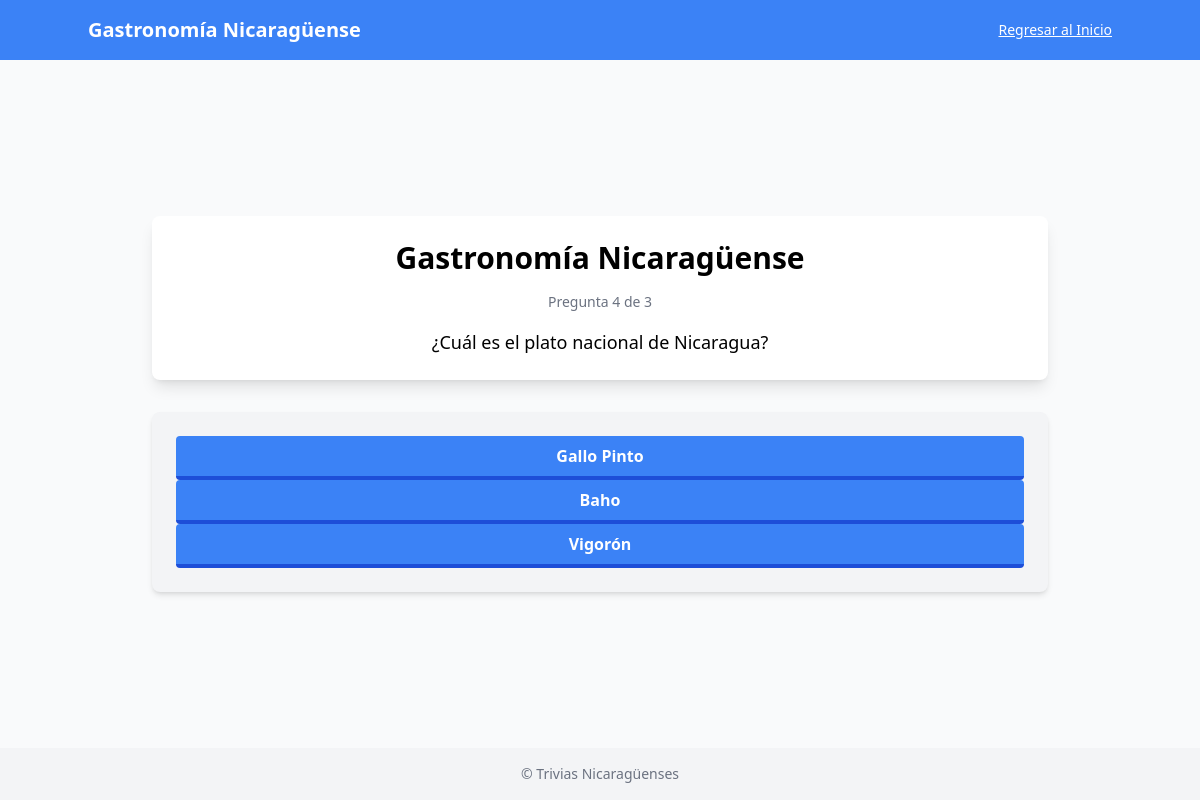
/trivia/3 (signed in), run on the app's committed database.
### tables this page shows
CREATE TABLE trivias (
  trivia_id integer,
  user_id integer,
  category_id integer,
  title text,
  image text,
  points integer,
  FOREIGN KEY (user_id) REFERENCES users(id),
  FOREIGN KEY (category_id) REFERENCES categories(category_id),
  PRIMARY KEY (trivia_id)
);

CREATE TABLE questions (
  question_id integer,
  trivia_id integer,
  question_text text,
  FOREIGN KEY (trivia_id) REFERENCES trivias(trivia_id),
  PRIMARY KEY (question_id)
);

CREATE TABLE responses (
  response_id integer,
  trivia_id integer,
  question_id integer,
  response_text text,
  correct boolean,
  FOREIGN KEY (trivia_id) REFERENCES trivias(trivia_id),
  FOREIGN KEY (question_id) REFERENCES questions(question_id),
  PRIMARY KEY (response_id)
);

### app.py (the view)
@app.route("/trivia/<int:trivia_id>")
@login_required
def trivia(trivia_id):
    user_id = session["user_id"]
    trivia = db.execute("SELECT * FROM trivias WHERE trivia_id = ?", trivia_id)
    if not trivia:
        return redirect("/")
    trivia = trivia[0]
    unanswered_questions = db.execute(
        """
        SELECT q.*
        FROM questions q
        WHERE q.trivia_id = ?
        AND NOT EXISTS (
            SELECT 1
            FROM user_responses ur
            JOIN responses r ON ur.response_id = r.response_id
            WHERE ur.user_id = ? AND ur.correct = 1 AND r.question_id = q.question_id
        )
        ORDER BY q.question_id
        LIMIT 1
        """,
        trivia_id, user_id,
    )
    if not unanswered_questions:
        flash("Ya completaste esta trivia.")
        return redirect("/")
    question = unanswered_questions[0]
    responses = db.execute(
        "SELECT * FROM responses WHERE question_id = ?", question["question_id"]
    )
    total_questions = db.execute(
        "SELECT COUNT(*) as total FROM questions WHERE trivia_id = ?", trivia_id
    )[0]["total"]
    answered_count = db.execute(
        """
        SELECT COUNT(*) as count
        FROM user_responses ur
        JOIN responses r ON ur.response_id = r.response_id
        JOIN questions q ON r.question_id = q.question_id
        WHERE ur.user_id = ? AND q.trivia_id = ?
        """,
        user_id, trivia_id,
    )[0]["count"]
    return render_template(
        "trivia.html",
        trivia=trivia,
        question=question,
        responses=responses,
        question_num=answered_count + 1,
        total_questions=total_questions,
    )

### app.py (called while the page is built)
@app.after_request
def after_request(response):
    response.headers["Cache-Control"] = "no-cache, no-store, must-revalidate"
    response.headers["Expires"] = 0
    response.headers["Pragma"] = "no-cache"
    return response

### helpers.py (called while the page is built)
def login_required(f):
    @wraps(f)
    def decorated_function(*args, **kwargs):
        if session.get("user_id") is None:
            return redirect("/login")
        return f(*args, **kwargs)
    return decorated_function

### templates/trivia.html
{% extends "trivia_layout.html" %}
{% block content %}
<div class="container mx-auto px-4 py-16" id="trivia-container">
    <div class="bg-white rounded-lg shadow-lg p-6 w-full max-w-4xl mx-auto mb-8">
        <h2 class="text-3xl font-semibold text-center mb-4">{{ trivia.title }}</h2>
        <p class="text-sm text-gray-500 text-center mb-4">
            Pregunta {{ question_num }} de {{ total_questions }}
        </p>
        <p id="question-text" class="text-lg font-medium text-center">
            {{ question['question_text'] }}
        </p>
    </div>
    <div class="bg-gray-100 rounded-lg shadow-md p-6 w-full max-w-4xl mx-auto">
        {% for response in responses %}
        <form
            method="POST"
            action="{{ url_for('register_response', trivia_id=trivia['trivia_id'], response_id=response['response_id']) }}"
        >
            <button
                type="submit"
                class="bg-blue-500 hover:bg-blue-400 text-white font-bold py-2 px-4 border-b-4 border-blue-700 hover:border-blue-500 rounded w-full"
            >
                {{ response['response_text'] }}
            </button>
        </form>
        {% endfor %}
    </div>
</div>
{% endblock %}

### templates/trivia_layout.html (shortened to what this page needs)
<!DOCTYPE html>
<html lang="en">
<head>
    <script src="https://cdn.tailwindcss.com"></script>
</head>
<body class="bg-gray-50 min-h-screen flex flex-col">
    <header class="bg-blue-500 text-white py-4 px-6">
        <div class="container mx-auto flex items-center justify-between">
            <h1 class="text-xl font-semibold">{{ trivia.title if trivia else "Trivias" }}</h1>
            <a href="/" class="text-sm underline hover:text-gray-300">Regresar al Inicio</a>
        </div>
    </header>
    <main class="flex-1 flex justify-center items-center py-8">
        {% block content %}
        {% endblock %}
    </main>
    <footer class="bg-gray-100 text-center py-4 text-sm text-gray-500">
        &copy; {{ current_year }} Trivias Nicaragüenses
    </footer>
</body>
</html>

### data on the page
trivias: title "Gastronomía Nicaragüense"
questions: question_text "¿Cuál es el plato nacional de Nicaragua?"
responses: response_text "Gallo Pinto"
responses: response_text "Baho"
responses: response_text "Vigorón"

### other printed values
{{ question_num }} "4"
{{ total_questions }} "3"
